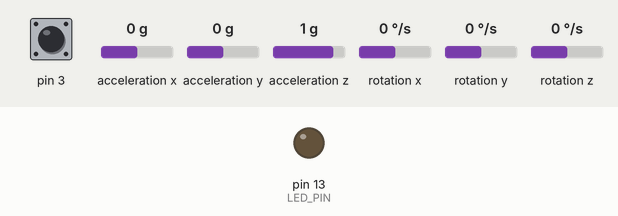
Bench run of a sketch on a simulated Arduino Uno, built with avr-gcc and run on an emulated ATmega328P. Shown: output pins drawn as LEDs (lit = HIGH). Dashed ring = blinking. Inputs (shaded band) come from the test bench; at power-on: pin 3 HIGH, acceleration x 0 g, acceleration y 0 g, acceleration z 1 g, rotation x 0 °/s, rotation y 0 °/s, rotation z 0 °/s. The sensor or clock chip raises its interrupt line as the real part does; no radio packets arrive unless stated; what the sketch prints to the serial monitor is not drawn.

Above: at 0.1 s.
At 0.67 s:
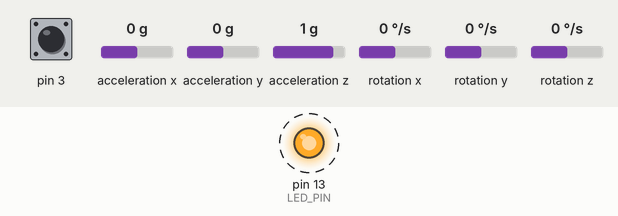
Timing chart, 0 to 3.5 s (numbered marks = the images above):
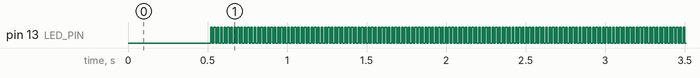

The sketch:

gyro.ino
```cpp
#include "I2Cdev.h"
#include "MPU6050_6Axis_MotionApps20.h"
#include "Wire.h"


// includes for NRF24L01+
#include <SPI.h>
#include <RF24.h>
#include <nRF24L01.h>
#include <RF24_config.h>


MPU6050 mpu;
RF24 radio(7,8);

#define LED_PIN 13 // (Arduino is 13, Teensy is 11, Teensy++ is 6)
bool blinkState = false;

// MPU control/status vars
bool dmpReady = false;  // set true if DMP init was successful
uint8_t mpuIntStatus;   // holds actual interrupt status byte from MPU
uint8_t devStatus;      // return status after each device operation (0 = success, !0 = error)
uint16_t packetSize;    // expected DMP packet size (default is 42 bytes)
uint16_t fifoCount;     // count of all bytes currently in FIFO
uint8_t fifoBuffer[64]; // FIFO storage buffer

// orientation/motion vars
Quaternion q;           // [w, x, y, z]         quaternion container
VectorFloat gravity;    // [x, y, z]            gravity vector
float ypr[3];           // [yaw, pitch, roll]   yaw/pitch/roll container and gravity vector

byte message[4];
volatile bool printed = false;


// ================================================================
// ===                      INITIAL SETUP                       ===
// ================================================================

void setup() {
    Wire.begin();
    TWBR = 24; // 400kHz I2C clock (200kHz if CPU is 8MHz)

    Serial.begin(57600);

    //setup MPU
    mpu.initialize();
    devStatus = mpu.dmpInitialize();

    // make sure it worked (returns 0 if so)
    if (devStatus == 0) {
        // turn on the DMP, now that it's ready
        Serial.println(F("Enabling DMP..."));
        mpu.setDMPEnabled(true);

        // enable Arduino interrupt detection
        Serial.println(F("Enabling interrupt detection (Arduino external interrupt 0)..."));
        //attachInterrupt(0, dmpDataReady, RISING);
        mpuIntStatus = mpu.getIntStatus();

        dmpReady = true;

        // get expected DMP packet size for later comparison
        packetSize = mpu.dmpGetFIFOPacketSize();
    }

    //setup radio
    radio.begin();
    radio.openReadingPipe(1,0xF0F0F0F0D2LL);
    radio.startListening();
    attachInterrupt(1, check_radio, FALLING);

    // configure LED for output
    pinMode(LED_PIN, OUTPUT);
}


// ================================================================
// ===                    MAIN PROGRAM LOOP                     ===
// ================================================================

void loop() {

    // if programming failed, don't try to do anything
    if (!dmpReady) return;

    //regulate here

    // get INT_STATUS byte
    mpuIntStatus = mpu.getIntStatus();

    // get current FIFO count
    fifoCount = mpu.getFIFOCount();

    // check for overflow (this should never happen unless our code is too inefficient)
    if ((mpuIntStatus & 0x10) || fifoCount == 1024) {
        // reset so we can continue cleanly
        mpu.resetFIFO();
        Serial.println(F("FIFO overflow!"));

    // otherwise, check for DMP data ready interrupt (this should happen frequently)
    } else if (mpuIntStatus & 0x02) {
        // wait for correct available data length, should be a VERY short wait
        while (fifoCount < packetSize) fifoCount = mpu.getFIFOCount();

        // read a packet from FIFO
        mpu.getFIFOBytes(fifoBuffer, packetSize);

        // track FIFO count here in case there is > 1 packet available
        // (this lets us immediately read more without waiting for an interrupt)
        fifoCount -= packetSize;

        // display Euler angles in degrees
        mpu.dmpGetQuaternion(&q, fifoBuffer);
        mpu.dmpGetGravity(&gravity, &q);
        mpu.dmpGetYawPitchRoll(ypr, &q, &gravity);
        Serial.print("ypr\t");
        Serial.print(ypr[0] * 180/M_PI);
        Serial.print("\t");
        Serial.print(ypr[1] * 180/M_PI);
        Serial.print("\t");
        Serial.println(ypr[2] * 180/M_PI);

        // blink LED to indicate activity
        blinkState = !blinkState;
        digitalWrite(LED_PIN, blinkState);
    }

    if (!printed) {
      Serial.print(message[0]);
      Serial.print("\t");
      Serial.print(message[1]);
      Serial.print("\t");
      Serial.print(message[2]);
      Serial.print("\t");
      Serial.println(message[3]);
      printed = true;
    }
}

void check_radio(void) {
  radio.stopListening();
  // What happened?
  bool tx,fail,rx;
  radio.whatHappened(tx,fail,rx);

  // Did we receive a message?
  if (rx)
  {
      radio.read(&message,4);
      printed = false;
  }
  radio.startListening();
}
```

Measured:
- by itself, pin 13 (LED_PIN): alternates HIGH for 0.01 s and LOW for 0.01 s
